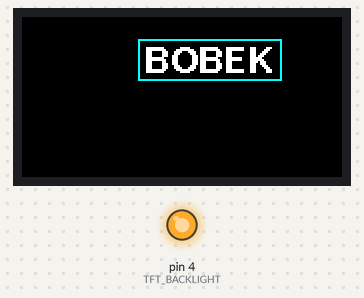
Bench run of a program on a simulated Arduino Leonardo, built with avr-gcc and run on an emulated ATmega32U4. Parts: 160×80 colour display, output pins drawn as LEDs (lit = HIGH).

Above: at 0.64 s.
At 1.25 s:
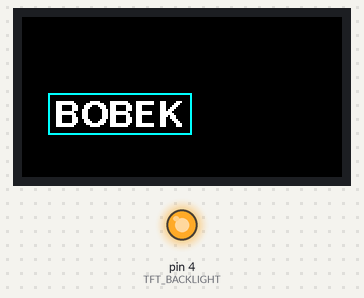
At 1.85 s:
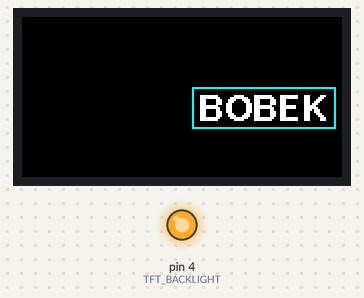
At 2.45 s:
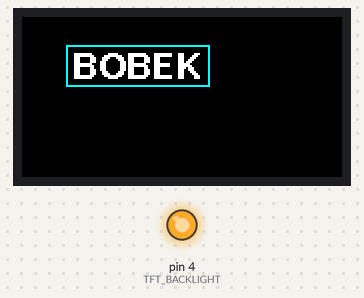
At 3.36 s:
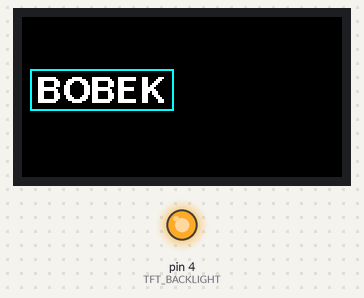

The program:

main.cpp
```cpp
#include <Arduino.h>
#include <Adafruit_GFX.h>
#include <Adafruit_ST7735.h>
#include <Fonts/FreeSansBold9pt7b.h>

// --- Pin Configuration ---
const int TFT_CS = 1;
const int TFT_DC = 0;
const int TFT_MOSI = 2;
const int TFT_SCLK = 3;
const int TFT_RST = 11;
const int TFT_BACKLIGHT = 4;

Adafruit_ST7735 tft = Adafruit_ST7735(TFT_CS, TFT_DC, TFT_MOSI, TFT_SCLK, TFT_RST);

// --- Screen Dimensions ---
const int16_t SCREEN_WIDTH = 160;
const int16_t SCREEN_HEIGHT = 80;

// --- Animation Variables ---
// The off-screen canvas has been removed for diagnostic purposes.
uint16_t textWidth, textHeight;    // Use uint16_t for correct type from getTextBounds
uint16_t boxWidth, boxHeight;      // Dimensions of the logo box
const int PADDING = 4;             // Padding around the text
int16_t textX, textY;              // Current position of the text's top-left corner
int16_t oldTextX, oldTextY;        // Previous position of the text
int xSpeed = 6;                    // Horizontal speed in pixels per frame
int ySpeed = 4;                    // Vertical speed in pixels per frame
const char* text = "BOBEK";
int16_t x1, y1;                    // Store text boundary offsets from getTextBounds

void setup() {
  // --- Initialize Display ---
  pinMode(TFT_BACKLIGHT, OUTPUT);
  digitalWrite(TFT_BACKLIGHT, HIGH);
  tft.initR(INITR_MINI160x80);
  tft.setRotation(3);       // Landscape
  tft.invertDisplay(true);
  tft.fillScreen(ST77XX_BLACK);

  // --- Get Text Dimensions for Animation ---
  tft.setFont(&FreeSansBold9pt7b);
  tft.setTextSize(1);
  // Get the bounding box of the text to know its width and height.
  tft.getTextBounds(text, 0, 0, &x1, &y1, &textWidth, &textHeight);
  boxWidth = textWidth + (2 * PADDING);
  boxHeight = textHeight + (2 * PADDING);

  // --- Initialize Animation Position ---
  textX = 0;
  textY = (SCREEN_HEIGHT - boxHeight) / 2; // Center vertically
  oldTextX = textX;
  oldTextY = textY;
}

void loop() {
  // Wait a short amount of time to control the frame rate
  delay(10);

  // --- Update Animation ---
  oldTextX = textX; // Store the current position before updating
  oldTextY = textY;

  // Move the text
  textX += xSpeed;
  textY += ySpeed;

  // Check for collision with horizontal screen edges and reverse direction
  if ((textX + boxWidth) >= SCREEN_WIDTH) {
    textX = SCREEN_WIDTH - boxWidth; // Clamp to edge
    xSpeed = -xSpeed; // Reverse direction
  } else if (textX < 1) {
    textX = 1; // Clamp to edge
    xSpeed = -xSpeed; // Reverse direction
  }

  // Check for collision with vertical screen edges and reverse direction
  if ((textY + boxHeight) >= SCREEN_HEIGHT) {
    textY = SCREEN_HEIGHT - boxHeight; // Clamp to edge
    ySpeed = -ySpeed; // Reverse direction
  } else if (textY < 2) {
    textY = 2; // Clamp to edge
    ySpeed = -ySpeed; // Reverse direction
  }

  // --- Render Frame (Diagnostic Mode: Direct to screen) ---

  // 1. Erase the old text's bounding box
  // This is less efficient than the canvas method and will cause flicker.
  if (textX != oldTextX || textY != oldTextY) {
      tft.fillRect(oldTextX, oldTextY, boxWidth, boxHeight, ST77XX_BLACK);
  }

  // 2. Draw the text directly to the screen
  // This bypasses the canvas to see if basic rendering works.
  tft.setFont(&FreeSansBold9pt7b);
  tft.setTextSize(1);
  tft.setTextColor(ST77XX_WHITE);

  // Draw the box around the text
  tft.drawRect(textX, textY, boxWidth, boxHeight, ST77XX_CYAN);

  // Set the cursor based on where the top-left corner should be.
  // (textX, textY) is the top-left, but setCursor wants the baseline start.
  // The (x1,y1) values from getTextBounds tell us the offset.
  tft.setCursor(textX + PADDING - x1, textY + PADDING - y1);
  tft.print(text);
}
```

Measured:
- by itself, everything shown: repeats every 3.0 s, in 10 steps
